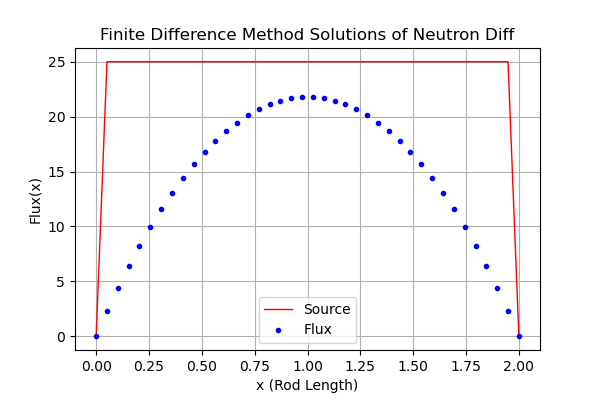

Python code for this plot:
# -*- coding: utf-8 -*-
"""
Created on Thu Nov  2 15:47:45 2023

@author: ASUS
"""

import matplotlib.pyplot as plt
import numpy as np

# Partitions
N = 40

#Input Output Array
x = np.zeros(N+1) #x[0] is not used
flux_old = np.zeros(N+1) #y_old[0] is not used
flux_new = np.zeros(N+1) #y_new[0] is not used
source = np.zeros(N+1)

#params
absorb_cs = 0.53 #absorb cross sec
Diff_coef = 0.47 #diff coef
rod_length = 2 #rod_length

# Initial conditions
x[1] = 0 
x[N] = rod_length
dx = (x[N] - x[1]) / (N-1)

#Boundary Conditions
flux_old[1] = 0
flux_old[N] = 0
flux_new[1] = flux_old[1]
flux_new[N] = flux_old[N]
source[1] = 0
source[N] = 0

# Initial guess
flux_guess = 75
for i in range(2, N):
    x[i] = x[i - 1] + dx

flux_old[2:N] = flux_guess
source[2:N] = 25

#Convergence Criteria
err_max = 0.1/100 #Relative % error of numeric and analytic (5% in this case)
itermax = 10000

# Main process
iter = 0
# conv = False
while True:
    conv = 1
    for i in range(2, N):
        flux_new[i] = (flux_old[i + 1] + flux_old[i - 1] + (source[i]/Diff_coef)* dx**2) / (2+(dx**2*absorb_cs))
        # error = np.max(abs((flux_new[2:N] - flux_old[2:N])/flux_new[2:N]))
        error = np.abs((flux_new[i]-flux_old[i])/flux_new[i])
        flux_old[i] = flux_new[i] #Updating Simultaneously after y_new[i] calculations (much faster)
        if error*100 > err_max:
            conv = 0
        
    # Updating Separately (Much Slower Convergence rate)
    # for i in range(2, N):
    #         flux_old[i] = flux_new[i]
    iter += 1
    if conv == 1 or iter > itermax:
        break

print("\nIteration:", iter, "convergence :", conv)
print(f'Max relative error = {100*error:.5f}%')
print("\n#       xi       y_num       y_analytic")
for i in range(1, N+1):
    print(f"{x[i]:10.4f}{flux_new[i]:10.4f}{source[i]:10.4f}")

# Save results to a file
with open("output.txt", "w") as file:
    file.write("\n Iteration: " + str(iter) + "\n")
    file.write("\n#       xi       y_num       y_analytic\n")
    for i in range(1, N + 1):
        file.write(f"{x[i]:10.3f}{flux_new[i]:10.3f}{source[i]:10.3f}\n")

print("\nResult is Saved to output.txt file")

plt.figure(figsize=(6,4), dpi = 100)
plt.plot(x[1:N+1], source[1:N+1], label='Source', color='#FF0000', lw=1, marker='', ms=3)
plt.plot(x[1:N+1], flux_new[1:N+1], label='Flux', color='#0000FF', lw=0, marker='o', ms=3)
plt.title('Finite Difference Method Solutions of Neutron Diff')
plt.xlabel('x (Rod Length)')
plt.ylabel('Flux(x)')
plt.grid()
plt.legend()
plt.savefig("10219068.png")
plt.show()